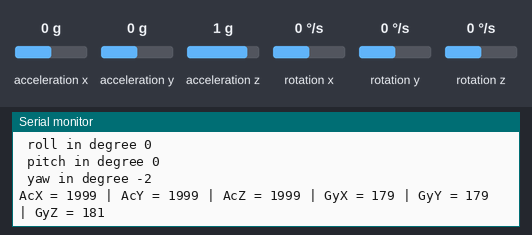
Recording of a sketch running on a simulated Arduino Uno, built with avr-gcc and run on an emulated ATmega328P. Shown: the last lines printed to the serial monitor. Wiring (inferred from the names in the program): MPU-6050 motion sensor at I2C address 0x68. The test bench sets the inputs (shaded band); at power-on: acceleration x 0 g, acceleration y 0 g, acceleration z 1 g, rotation x 0 °/s, rotation y 0 °/s, rotation z 0 °/s.

Above: at 8.8 s.
8.9 s: acceleration x set to 0.8 g
At 11.9 s:
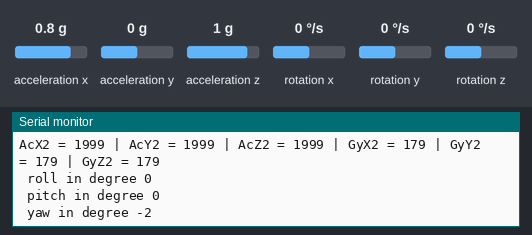
16.9 s: acceleration y set to 0.8 g
At 20.1 s:
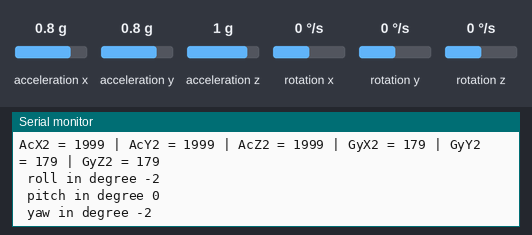
24.9 s: acceleration z set to -1.4 g
At 28.3 s:
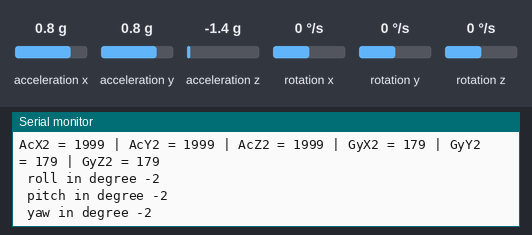
32.9 s: rotation x set to 100 °/s
At 36.5 s:
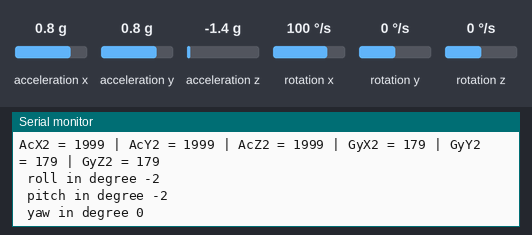
40.9 s: rotation y set to 100 °/s
At 49.1 s:
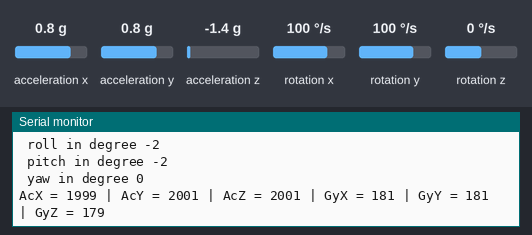
Timing chart, 0 to 49.9 s (numbered marks = the images above; inputs shaded):
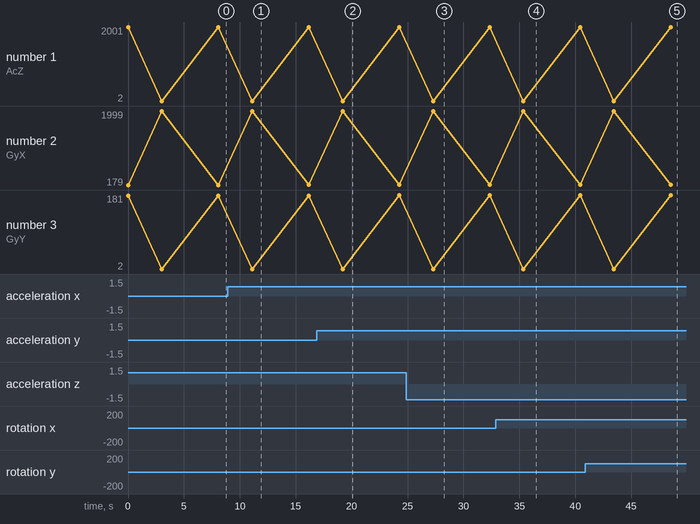

Measured:
- after the input at 40.9 s, the serial monitor: prints a new line after 7.6 s (image 5)

The sketch:

Safi_lab3_IMU.ino
```cpp
//Include Wire library to use I2C communication protocl
#include<Wire.h>

//I2C Address for MPU6050
const int MPU=0x68;  // Can be 0x69 if AD0 Pin is True (VCC)

//Variables for raw values from MPU ADC
int AcX,AcY,AcZ,GyX,GyY,GyZ,AcX2,AcY2,AcZ2,GyX2,GyY2,GyZ2;
//int16_t Tmp;

int minVal=0;
int maxVal=65536; //2^16 levels from MPU6050 ADC

//int offsetTemp = 35; // from MPU datasheet
//int offsetTempLevels = 521; // from MPU datasheet

void setup()
{
  Serial.begin(9600); // Begin Serial communication

  Wire.begin();
  Wire.beginTransmission(MPU); // begin transmission with MPU address
  Wire.write(0x6B);

  //Start MPU-6050 sensor
  Wire.write(0);
  Wire.endTransmission(true);

}
void loop()
{
  Wire.beginTransmission(MPU);
  Wire.write(0x3B);  // starting with register 0x3B (ACCEL_XOUT_H)
  Wire.endTransmission(false);
  //Get data from Sensor (14 consecutive bytes)
  Wire.requestFrom(MPU,14,true);
  //Read data byte by byte (16 bits is 8 bits | 8 bits)
  //Each value is composed by 16 bits (2 bytes)
  GyX=Wire.read()<<8|Wire.read();  //0x3B (GYRO_XOUT_H) & 0x3C (GYRO_XOUT_L)
  GyY=Wire.read()<<8|Wire.read();  //0x3D (GYRO_YOUT_H) & 0x3E (GYRO_YOUT_L)
  GyZ=Wire.read()<<8|Wire.read();  //0x3F (GYRO_ZOUT_H) & 0x40 (GYRO_ZOUT_L)
  //Tmp=Wire.read()<<8|Wire.read();  //0x41 (TEMP_OUT_H) & 0x42 (TEMP_OUT_L)
  AcX=Wire.read()<<8|Wire.read();  //0x43 (ACCEL_XOUT_H) & 0x44 (ACCEL_XOUT_L)
  AcY=Wire.read()<<8|Wire.read();  //0x45 (ACCEL_YOUT_H) & 0x46 (ACCEL_YOUT_L)
  AcZ=Wire.read()<<8|Wire.read();  //0x47 (ACCEL_ZOUT_H) & 0x48 (ACCEL_ZOUT_L)

  //Adapts to range from 0 to 2000 m/s^2
  AcX = map(AcX,minVal,maxVal,2000,0);
  AcY = map(AcY,minVal,maxVal,2000,0);
  AcZ = map(AcZ,minVal,maxVal,2000,0);

  //Adapts to range from -180º to 180º
  int xAng = map(GyX,minVal,maxVal,180,-180);
  int yAng = map(GyY,minVal,maxVal,180,-180);
  int zAng = map(GyZ,minVal,maxVal,180,-180);

  //Send X axis accelerometer value for serial monitor
  Serial.print("AcX = "); Serial.print(AcX);

  //Send Y axis accelerometer value for serial monitor
  Serial.print(" | AcY = "); Serial.print(AcY);

  //Send Z axis accelerometer value for serial monitor
  Serial.print(" | AcZ = "); Serial.print(AcZ);
  //Send Temperature value for serial
  //Calculates the temperature given the datasheet values (ºC)
  // 340 is the number of levels per ºC (from datasheet)
  //Serial.print(" | Tmp = "); Serial.print(float(Tmp + offsetTempLevels)/340 + offsetTemp);
  //Send X axis gyroscope angle value for serial monitor
  Serial.print(" | GyX = "); Serial.print(xAng);
  //Send Y axis gyroscope angle value for serial monitor
  Serial.print(" | GyY = "); Serial.print(yAng);
  //Send Z axis gyroscope angle value for serial monitor
  Serial.print(" | GyZ = "); Serial.println(zAng);
  //Wait 300 ms, after that, start new measurement and display.
  delay(3000);


  GyX2=Wire.read()<<8|Wire.read();  //0x3B (GYRO_XOUT_H) & 0x3C (GYRO_XOUT_L)
  GyY2=Wire.read()<<8|Wire.read();  //0x3D (GYRO_YOUT_H) & 0x3E (GYRO_YOUT_L)
  GyZ2=Wire.read()<<8|Wire.read();  //0x3F (GYRO_ZOUT_H) & 0x40 (GYRO_ZOUT_L)
  //Tmp=Wire.read()<<8|Wire.read();  //0x41 (TEMP_OUT_H) & 0x42 (TEMP_OUT_L)
  AcX2=Wire.read()<<8|Wire.read();  //0x43 (ACCEL_XOUT_H) & 0x44 (ACCEL_XOUT_L)
  AcY2=Wire.read()<<8|Wire.read();  //0x45 (ACCEL_YOUT_H) & 0x46 (ACCEL_YOUT_L)
  AcZ2=Wire.read()<<8|Wire.read();  //0x47 (ACCEL_ZOUT_H) & 0x48 (ACCEL_ZOUT_L)

  //Adapts to range from 0 to 2000 m/s^2
  AcX2 = map(AcX2,minVal,maxVal,2000,0);
  AcY2 = map(AcY2,minVal,maxVal,2000,0);
  AcZ2 = map(AcZ2,minVal,maxVal,2000,0);

  //Adapts to range from -180º to 180º
  int xAng2 = map(GyX2,minVal,maxVal,180,-180);
  int yAng2 = map(GyY2,minVal,maxVal,180,-180);
  int zAng2 = map(GyZ2,minVal,maxVal,180,-180);

  //Send X axis accelerometer value for serial monitor
  Serial.print("AcX2 = "); Serial.print(AcX2);

  //Send Y axis accelerometer value for serial monitor
  Serial.print(" | AcY2 = "); Serial.print(AcY2);

  //Send Z axis accelerometer value for serial monitor
  Serial.print(" | AcZ2 = "); Serial.print(AcZ2);
  //Send Temperature value for serial
  //Calculates the temperature given the datasheet values (ºC)
  // 340 is the number of levels per ºC (from datasheet)
  //Serial.print(" | Tmp = "); Serial.print(float(Tmp + offsetTempLevels)/340 + offsetTemp);
  //Send X axis gyroscope angle value for serial monitor
  Serial.print(" | GyX2 = "); Serial.print(xAng2);
  //Send Y axis gyroscope angle value for serial monitor
  Serial.print(" | GyY2 = "); Serial.print(yAng2);
  //Send Z axis gyroscope angle value for serial monitor
  Serial.print(" | GyZ2 = "); Serial.println(zAng2);
  //Wait 300 ms, after that, start new measurement and display.

   Serial.print(" roll in degree "); Serial.println(xAng2-xAng);
   Serial.print(" pitch in degree "); Serial.println(yAng2-yAng);
  Serial.print(" yaw in degree "); Serial.println(zAng2-zAng);

  delay(5000);
}
```
